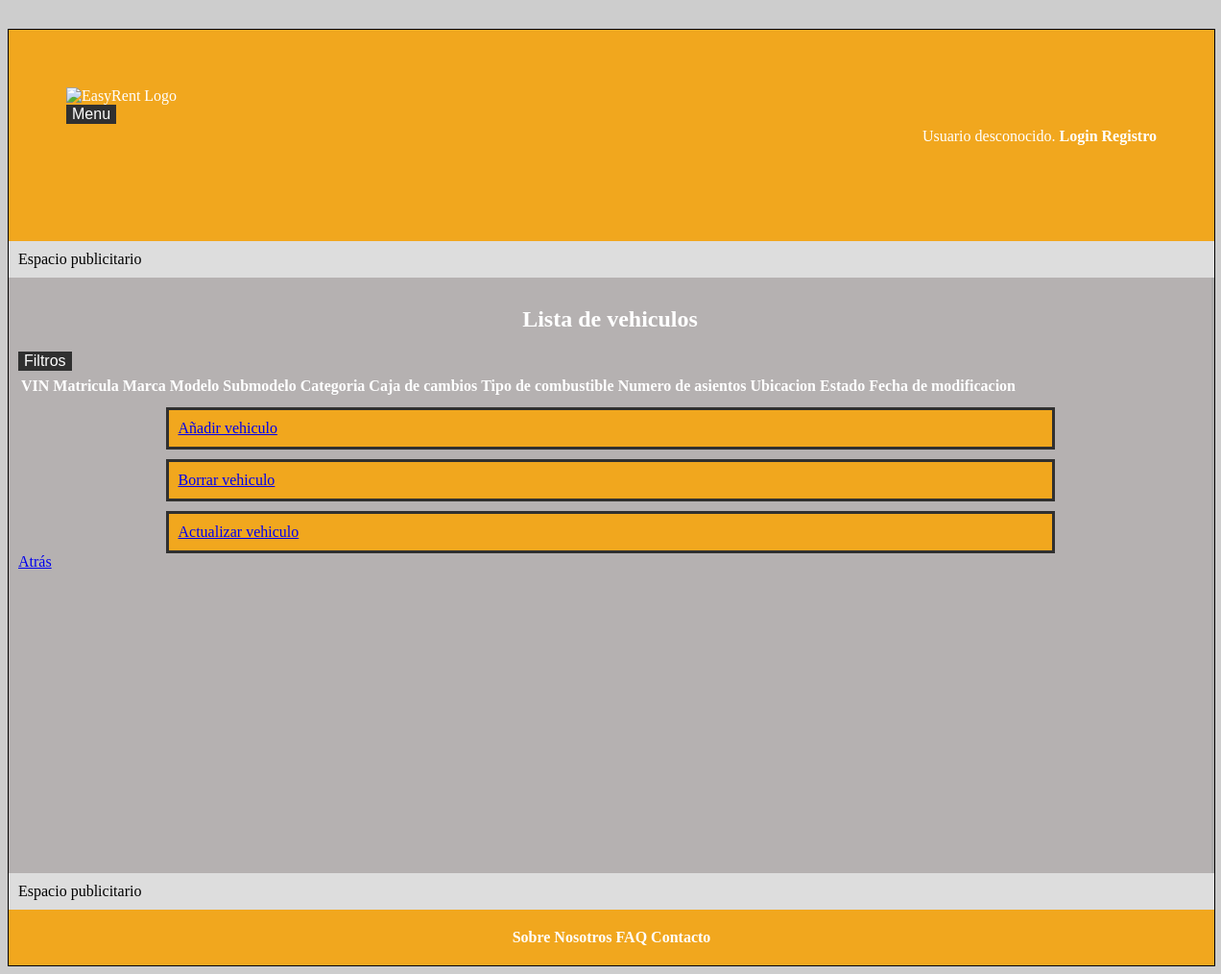
Page /vehiclesAdmin.php on the earlier database version.
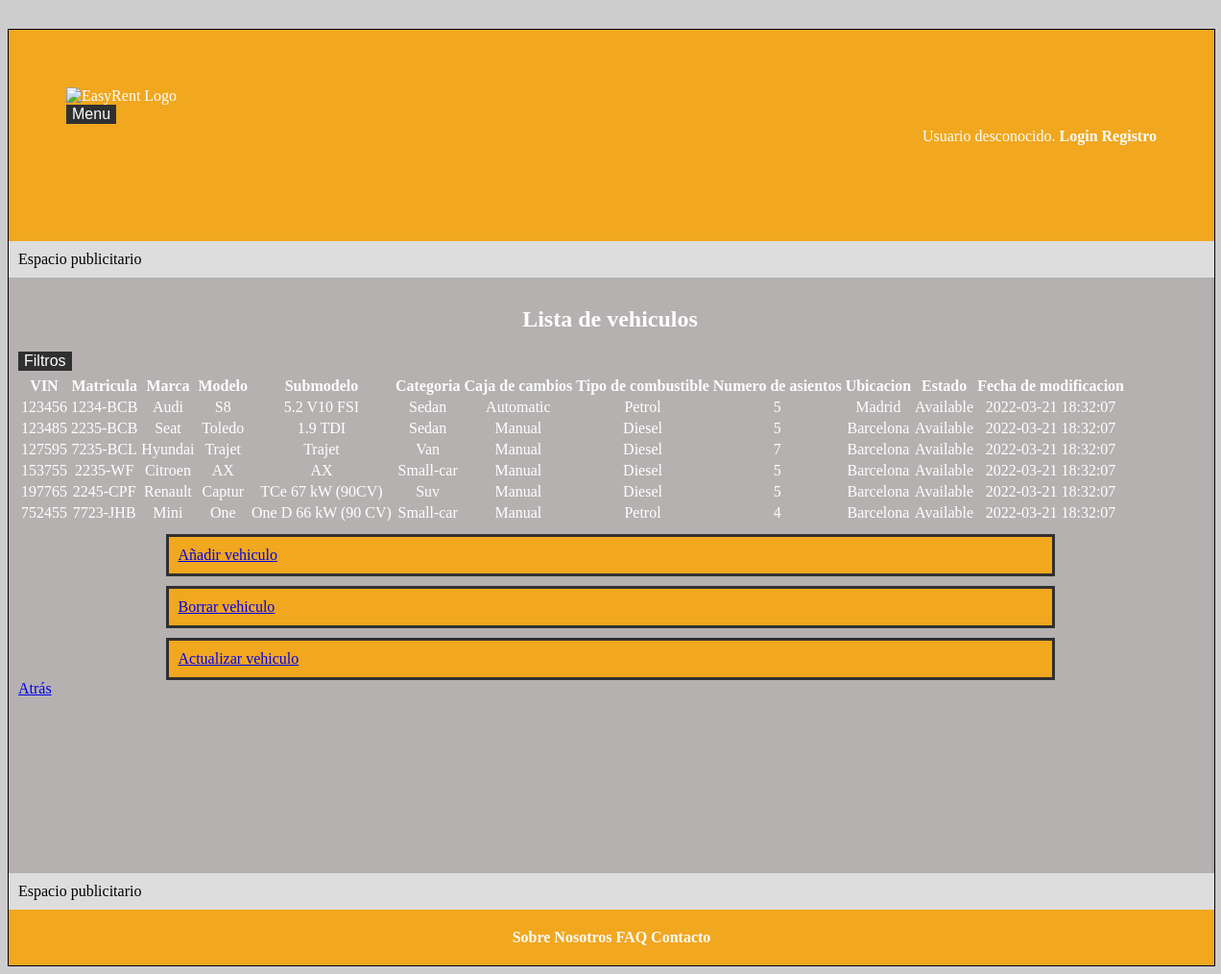
Same page on the later database version.
### tables this page shows
create table
  Vehicle (
    vin bigint primary key,
    licensePlate varchar(10) not null,
    model bigint unsigned,
    location varchar(40),
    state enum ('Available', 'Unavailable', 'Reserved') default 'Available',
    fecha TIMESTAMP DEFAULT CURRENT_TIMESTAMP  ON UPDATE CURRENT_TIMESTAMP,
    foreign key (model) references Model(m_id) ON DELETE RESTRICT,
    check (vin regexp '^[0-9]{6}$'),
    check (licensePlate regexp '^[0-9]{4}-(?!.*(LL|CH))[BCDFGHJKLMNPRSTVWXYZ]{1,3}$')

  );

create table
  Model (
    m_id serial primary key,
    brand varchar(40),
    model varchar(40),
    submodel varchar(40) unique not null,
    gearbox enum('Manual', 'Automatic', 'Semi-automatic', 'Duplex'),
    category enum('Coupe', 'Pickup', 'Roadster', 'Sedan', 'Small-car', 'Suv', 'Van'),
    fuelType enum ('Diesel', 'Electric-hybrid', 'Electric', 'Petrol', 'Plug-in-hybrid') not null,
    seatCount tinyint not null,
    vehicleImg bigint unsigned,
    fecha TIMESTAMP DEFAULT CURRENT_TIMESTAMP  ON UPDATE CURRENT_TIMESTAMP,
    foreign key (vehicleImg) references Image(img_id),
    check (seatCount regexp '^[2-9]{1}$')
  );

### includes/service/VehicleService.php (called while the page is built, shortened)
<?php
class VehicleService {
    private $vehicleRepository;
    private static $instance;
    private function __construct() {
        $this->vehicleRepository = $GLOBALS['db_vehicle_repository'];
    }
    public static function getInstance()
    {
        if (!self::$instance instanceof self) {
            self::$instance = new self();
        }
        return self::$instance;
    }
    public function readAllVehicles(){
        return $this->vehicleRepository->findAll();
    }
}

### includes/persistance/repository/MysqlConnector.php (called while the page is built, shortened)
<?php
class MysqlConnector implements DatabaseConnection {
    private static $instance;
    private $mysqli;
    private function __construct()
    {
        $this->mysqli = null;
    }
    public static function getInstance()
    {
        if (self::$instance === null)
            self::$instance = new self;
        return self::$instance;
    }
    public function getConnection()
    {
        if ($this->mysqli == null) {
            $mysqli = new mysqli(BD_HOST, BD_USER, BD_PASS, BD_NAME, BD_PORT);
            $this->mysqli = $mysqli;
        }
        return $this->mysqli;
    }
    public function query($sql) {
        return $this->getConnection()->query($sql);
    }
    public function prepare($sql) {
        return self::getInstance()->getConnection()->prepare($sql);
    }
}

### includes/persistance/repository/MysqlVehicleRepository.php (called while the page is built, shortened)
<?php
class MysqlVehicleRepository extends AbstractMysqlRepository {
    public function findAll() : array
    {
        $vehicles = [];
        $sql = sprintf("select * from Vehicle");
        $stmt = $this->db->prepare($sql);
        $stmt->execute();
        $result = $stmt->get_result();
        while ($row = $result->fetch_assoc()) {
            $vehicle = new Vehicle($row['vin'], $row['licensePlate'], $row['model'], $row['location'], $row['state'], $row['fecha']);
            $vehicles[] = $vehicle;
        }
        return $vehicles;
    }
}

### includes/service/lists/VehicleList.php (called while the page is built, shortened)
<?php
class VehicleList
{
    private $array;
    public function __construct($array = array())
    {
        $this->array = $array;
    }
    public function getArray()
    {
        return $this->array;
    }
}

### includes/persistance/entity/Vehicle.php (called while the page is built, shortened)
<?php
class Vehicle
{
    private $vin;
    private $licensePlate;
    private $model;
    private $location;
    private $state;
    private $timeStamp;
    public function __construct($vin, $licensePlate, $model, $location, $state = 'available', $timeStamp = null)
    {
        $this->vin = $vin;
        $this->licensePlate = $licensePlate;
        $this->model = $model;
        $this->location = $location;
        $this->state = $state;
        $this->timeStamp = $timeStamp;
    }
    public function getVin()
    {
        return $this->vin;
    }
    public function getLicensePlate()
    {
        return $this->licensePlate;
    }
    public function getModel()
    {
        return $this->model;
    }
    public function getLocation()
    {
        return $this->location;
    }
    public function getState()
    {
        return $this->state;
    }
    public function getTimeStamp()
    {
        return $this->timeStamp;
    }
}

### includes/service/ModelService.php (called while the page is built, shortened)
<?php
class ModelService {
    private $modelRepository;
    private static $instance;
    private function __construct() {
        $this->modelRepository = $GLOBALS['db_model_repository'];
    }
    public static function getInstance()
    {
        if (!self::$instance instanceof self) {
            self::$instance = new self();
        }
        return self::$instance;
    }
    public function readModelById($m_id){
        return $this->modelRepository->findById($m_id);
    }
}

### includes/persistance/repository/AbstractMysqlRepository.php (called while the page is built, shortened)
<?php
abstract class AbstractMysqlRepository implements Repository {
    public function __construct(MysqlConnector $connector) {
        $this->db = $connector;
    }
}

### includes/persistance/repository/MysqlModelRepository.php (called while the page is built, shortened)
<?php
class MysqlModelRepository extends AbstractMysqlRepository {
    public function findById($m_id) : ?Model
    {
        $model = null;
        $sql = sprintf("select * from Model where m_id = %d", $m_id);
        $result = $this->db->query($sql);
        if ($result !== false && $result->num_rows > 0) {
            $obj = $result->fetch_object();
            $model = new Model($obj->m_id, $obj->brand, $obj->model, $obj->submodel, $obj->gearbox, $obj->category, $obj->fuelType, $obj->seatCount, $obj->vehicleImg, $obj->fecha);
        }
        return $model;
    }
}

### includes/persistance/entity/Model.php (called while the page is built, shortened)
<?php
class Model
{
    private $brand;
    private $model;
    private $submodel;
    private $gearbox;
    private $category;
    private $fuelType;
    private $seatCount;
    public function __construct($m_id, $brand, $model, $submodel, $gearbox, $category, $fuelType, $seatCount, $image, $timeStamp = null)
    {
        $this->brand = $brand;
        $this->model = $model;
        $this->submodel = $submodel;
        $this->gearbox = $gearbox;
        $this->category = $category;
        $this->fuelType = $fuelType;
        $this->seatCount = $seatCount;
    }
    public function getBrand()
    {
        return $this->brand;
    }
    public function getModel()
    {
        return $this->model;
    }
    public function getSubmodel()
    {
        return $this->submodel;
    }
    public function getGearbox()
    {
        return $this->gearbox;
    }
    public function getCategory()
    {
        return $this->category;
    }
    public function getFuelType()
    {
        return $this->fuelType;
    }
    public function getSeatCount()
    {
        return $this->seatCount;
    }
}

### vehiclesAdmin.php (the view, shortened to what the changed rows need)
<?php
$vehicleService = VehicleService::getInstance();
$modelService = ModelService::getInstance();
$defaultFunctions = array('cmpVin', 'cmpLicensePlate', 'cmpBrand', 'cmpModel', 'cmpCategory', 'cmpGearbox', 'cmpFuelType', 'cmpSeatCount', 'cmpLocation', 'cmpState', 'cmpFecha');
$functionNames = ['cmpVin' => 'VIN', 'cmpLicensePlate' => 'Matricula', 'cmpBrand' => 'Marca', 'cmpModel' => 'Modelo', 'cmpCategory' => 'Categoria', 'cmpGearbox' => 'Caja de cambios', 'cmpFuelType' => 'Tipor de combustible', 'cmpSeatCount' => 'Numero de asientos', 'cmpLocation' => 'Ubicacion', 'cmpState' => 'Estado', 'cmpFecha' => 'Fecha de modificacion'];
$vehiclesList = new VehicleList($vehicleService->readAllVehicles());
$rutaApp = RUTA_APP;
$filterSelector = '';
if(!empty($defaultFunctions)){
   foreach($defaultFunctions as $function) {
       $filterSelector .= "<a href=\"{$rutaApp}/src/vehiclesAdmin.php?orderVehiclesBy={$function}\">{$functionNames[$function]}</a>";
   }
}
$filterSelector .= '';
$contenidoPrincipal = <<<EOS
   <div>
   <h2 class= "adminClass">Lista de vehiculos</h2>
   <div class="dropdown">
   <button class="dropbtn" style="float:left">Filtros</button>
   <div class="dropdown-content">
   $filterSelector
   </div>
   </div>
   <div class="listAdmin">
   <table>
       <tr>
           <th>VIN</th>
           <th>Matricula</th>
           <th>Marca</th>
           <th>Modelo</th>
           <th>Submodelo</th>
           <th>Categoria</th>
           <th>Caja de cambios</th>
           <th>Tipo de combustible</th>
           <th>Numero de asientos</th>
           <th>Ubicacion</th>
           <th>Estado</th>
           <th>Fecha de modificacion</th>
       </tr>
EOS;
foreach($vehiclesList->getArray() as $vehicle) {
   $vehicleModel = $modelService->readModelById($vehicle->getModel());
   $contenidoPrincipal .= <<<EOS
       <tr>
           <td>{$vehicle->getVin()}</td>
           <td>{$vehicle->getLicensePlate()}</td>
           <td>{$vehicleModel->getBrand()}</td>
           <td>{$vehicleModel->getModel()}</td>
           <td>{$vehicleModel->getSubmodel()}</td>
           <td>{$vehicleModel->getCategory()}</td>
           <td>{$vehicleModel->getGearbox()}</td>
           <td>{$vehicleModel->getFuelType()}</td>
           <td>{$vehicleModel->getSeatCount()}</td>
           <td>{$vehicle->getLocation()}</td>
           <td>{$vehicle->getState()}</td>
           <td>{$vehicle->getTimeStamp()}</td>
       </tr>
   EOS;
}
$contenidoPrincipal .= <<<EOS
   </table>
   </div>
   </div>
   <div>
   <div class="infoButton">
   <a href="nuevoVehiculo.php">Añadir vehiculo</a>
   </div>
   <div class="infoButton">
   <a href="borrarVehiculo.php">Borrar vehiculo</a>
   </div>
   <div class="infoButton">
   <a href="actualizarVehiculo.php">Actualizar vehiculo</a>
   </div>
   <div id="anteriorUrl">
   <a href="admin.php">Atrás</a>
   </div>
   </div>
EOS;
require __DIR__.'/includes/vistas/plantillas/plantilla.php';

Differences in the rows shown:
added vehicle: vin "123456", licensePlate "1234-BCB", model.brand "Audi", model.model "S8", model.submodel "5.2 V10 FSI", model.category "Sedan", model.gearbox "Automatic", model.fuelType "Petrol", model.seatCount "5", location "Madrid", state "Available", fecha "2022-03-21 18:32:07"
added vehicle: vin "123485", licensePlate "2235-BCB", model.brand "Seat", model.model "Toledo", model.submodel "1.9 TDI", model.category "Sedan", model.gearbox "Manual", model.fuelType "Diesel", model.seatCount "5", location "Barcelona", state "Available", fecha "2022-03-21 18:32:07"
added vehicle: vin "127595", licensePlate "7235-BCL", model.brand "Hyundai", model.model "Trajet", model.submodel "Trajet", model.category "Van", model.gearbox "Manual", model.fuelType "Diesel", model.seatCount "7", location "Barcelona", state "Available", fecha "2022-03-21 18:32:07"
added vehicle: vin "153755", licensePlate "2235-WF", model.brand "Citroen", model.model "AX", model.submodel "AX", model.category "Small-car", model.gearbox "Manual", model.fuelType "Diesel", model.seatCount "5", location "Barcelona", state "Available", fecha "2022-03-21 18:32:07"
added vehicle: vin "197765", licensePlate "2245-CPF", model.brand "Renault", model.model "Captur", model.submodel "TCe 67 kW (90CV)", model.category "Suv", model.gearbox "Manual", model.fuelType "Diesel", model.seatCount "5", location "Barcelona", state "Available", fecha "2022-03-21 18:32:07"
added vehicle: vin "752455", licensePlate "7723-JHB", model.brand "Mini", model.model "One", model.submodel "One D 66 kW (90 CV)", model.category "Small-car", model.gearbox "Manual", model.fuelType "Petrol", model.seatCount "4", location "Barcelona", state "Available", fecha "2022-03-21 18:32:07"
